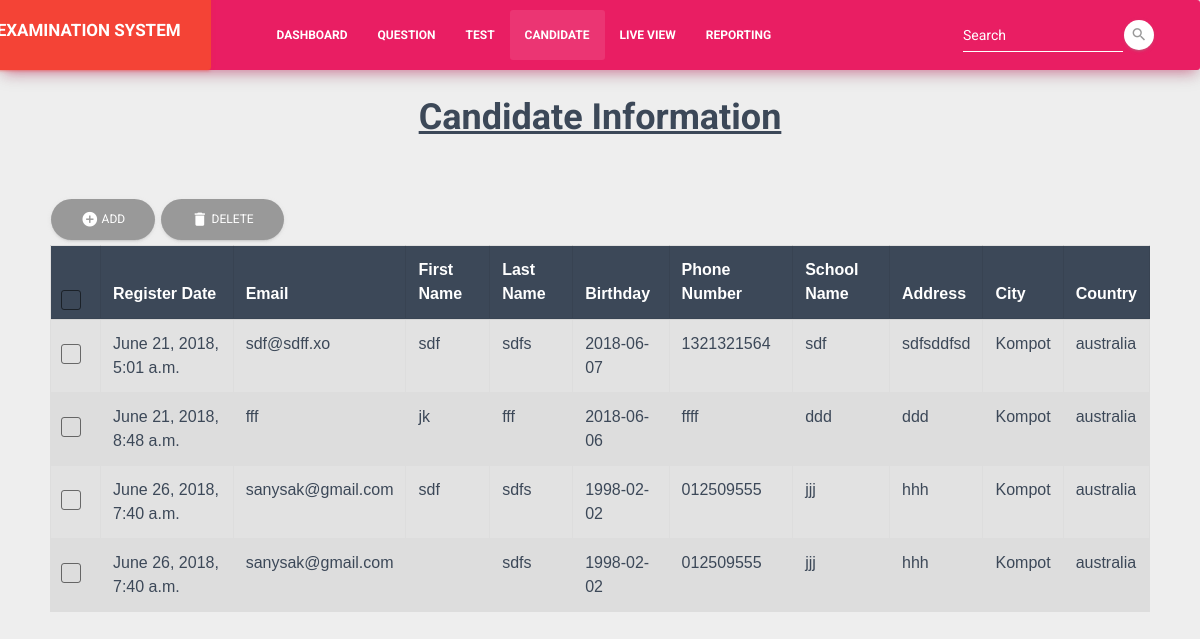
The page /candidate/ on the database as committed earlier.
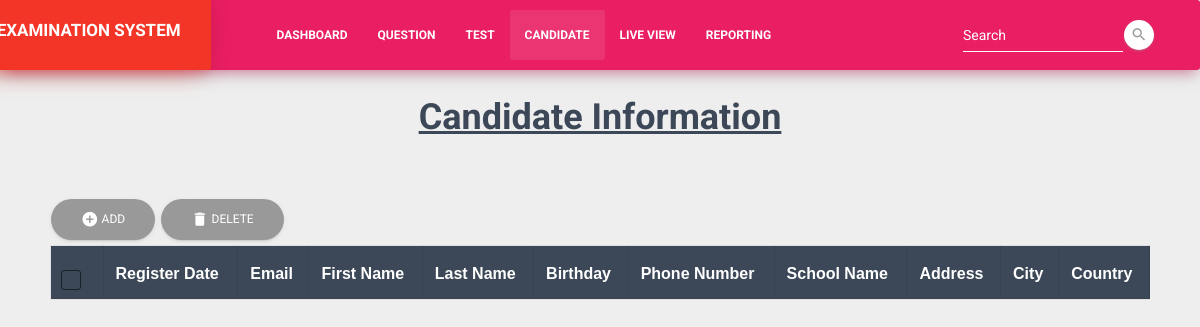
The same page on the database as committed later.
### register/models.py (models this page shows, shortened)
class Register(models.Model):
	created_at = models.DateTimeField(auto_now_add=True)
	email = models.EmailField(max_length=120, blank=False, null=False)
	firstname= models.CharField(max_length=120, blank=False, null=False)
	lastname = models.CharField(max_length=120, blank=False, null=False)
	phonenumber = models.CharField(max_length=120, blank=True, null=True)
	country = models.CharField(max_length=120, blank=False, null=False)
	file = models.ImageField(upload_to=get_image_name, blank=True, null=True)
	image = models.ImageField(upload_to='card_image',blank=False)
	birthday = models.DateField(blank=False, null=False)
	address = models.CharField(max_length=200, blank=False, null=False)
	sname = models.CharField(max_length=300, blank=False, null=False)
	city = models.CharField(max_length=120, blank=False, null=False)
	def _get_full_name(self):
		"Retorna los nombres completos de Persona"
		return '%s %s' % (self.city, self.address)
	full_name = property(_get_full_name)

### register/views.py (the view)
# urls.py: url(r'^candidate/', candidate, name="candidate"),
def candidate(request):
	candidates = Register.objects.all()
	return render(request,'candidate.html',{'candidates':candidates})

### templates/candidate.html (shortened to what this page needs)
{% load static from staticfiles %}
<!DOCTYPE html>
<html lang="en">
<head>
  <link rel="stylesheet" href="https://maxcdn.bootstrapcdn.com/font-awesome/latest/css/font-awesome.min.css">
  <link rel='stylesheet' href="{% static 'css/material-kit.css' %}">
  <link rel='stylesheet' href="{% static 'demo/demo.css' %}">
  <link rel='stylesheet' href="{% static 'css/candidate.css' %}">
</head>
<body>
	{% block content %}
	<nav class="navbar navbar-expand-lg bg-rose">
    <div class="container">
        <div class="navbar-translate">
            <button type="button" class="btn btn-danger" href="{% url 'register' %}" style="margin-left: -142px; margin-top: -22px;margin-bottom: -17px"><h5><b>Online Examination System</b></h5></button>
        </div>
        <div class="collapse navbar-collapse">
            <ul class="navbar-nav" style="margin-left: 50px">
                <li class="nav-item">
                    <a href="{% url 'register' %}" class="nav-link"><b>Dashboard</b></a>
                </li>
                <li class="nav-item">
                    <a href="#Question" class="nav-link"><b>Question</b></a>
                </li>
                <li class="nav-item">
                    <a href="#Test" class="nav-link"><b>Test</b></a>
                </li>
                <li class="nav-item active">
                    <a href="#Candidate" class="nav-link"><b>Candidate</b></a>
                </li>
                <li class="nav-item">
                    <a href="#Live View" class="nav-link"><b>Live View</b></a>
                </li>
                <li class="nav-item">
                    <a href="#report" class="nav-link"><b>Reporting</b></a>
                </li>
            </ul>
            <form class="form-inline ml-auto">
                <div class="form-group has-white">
                  <input type="text" class="form-control" placeholder="Search">
                </div>
                <button type="submit" class="btn btn-white btn-raised btn-fab btn-fab-mini btn-round">
                    <i class="material-icons">search</i>
                </button>
            </form>
        </div>
    </div>
</nav>
  <center><h2><b><u>Candidate Information</u></b></h2></center>
  <div style="margin: 50px">
    <div id="inline-toolbar">
  <button class="btn btn-round" data-toggle="modal" data-target="#addModal">
    <i class="material-icons" >add_circle</i>   Add
  </button>
  <button class="btn btn-round" data-toggle="modal" data-target="#deleteModal">
    <i class="material-icons" >delete</i>   Delete
  </button>
</div>
  <table id="fresh-table" class="table table-striped">
    <thead class="thead-table-list">
    <tr>
         <th scope="col">
          <div class="form-check">
              <label class="form-check-label">
                <span class="form-check-sign">
                  <span class="check"></span>
                </span>
              </label>
          </div>
        </th>
        <th>Register Date</th>
        <th>Email</th>
        <th>First Name</th>
        <th>Last Name</th>
        <th>Birthday</th>
        <th>Phone Number</th>
        <th>School Name</th>
        <th>Address</th>
        <th>City</th>
        <th>Country</th>
      </tr>
    </thead>
    <tbody>
    {% for candidate in candidates %}
    <tr>
      <td>
      <div class="form-check">
          <label class="form-check-label">
              <span class="form-check-sign">
                <span class="check"></span>
              </span>
          </label>
        </div>
      </td>
      <td>{{ candidate.created_at}}</td>
      <td>{{ candidate.email }}</td>
      <td>{{ candidate.firstname }}</td>
      <td>{{ candidate.lastname }}</td>
      <td>{{ candidate.birthday }}</td>
      <td>{{ candidate.phonenumber }}</td>
      <td>{{ candidate.sname }}</td>
      <td>{{ candidate.address }}</td>
      <td>{{ candidate.city }}</td>
      <td>{{ candidate.country }}</td>
    </tr>
    {% endfor %}
    </tbody>
  </table>
</div>
{% endblock content %}
</body>
</html>

Rows that differ between the two databases and show on the page:
removed Register: created_at "June 21, 2018, 5:01 a.m.", email "sdf@sdff.xo", firstname "sdf", lastname "sdfs", birthday "2018-06-07", phonenumber "1321321564", sname "sdf", address "sdfsddfsd", city "Kompot", country "australia"
removed Register: created_at "June 21, 2018, 8:48 a.m.", email "fff", firstname "jk", lastname "fff", birthday "2018-06-06", phonenumber "ffff", sname "ddd", address "ddd", city "Kompot", country "australia"
removed Register: created_at "June 26, 2018, 7:40 a.m.", email "sanysak@gmail.com", firstname "sdf", lastname "sdfs", birthday "1998-02-02", phonenumber "012509555", sname "jjj", address "hhh", city "Kompot", country "australia"
removed Register: created_at "June 26, 2018, 7:40 a.m.", email "sanysak@gmail.com", lastname "sdfs", birthday "1998-02-02", phonenumber "012509555", sname "jjj", address "hhh", city "Kompot", country "australia"
